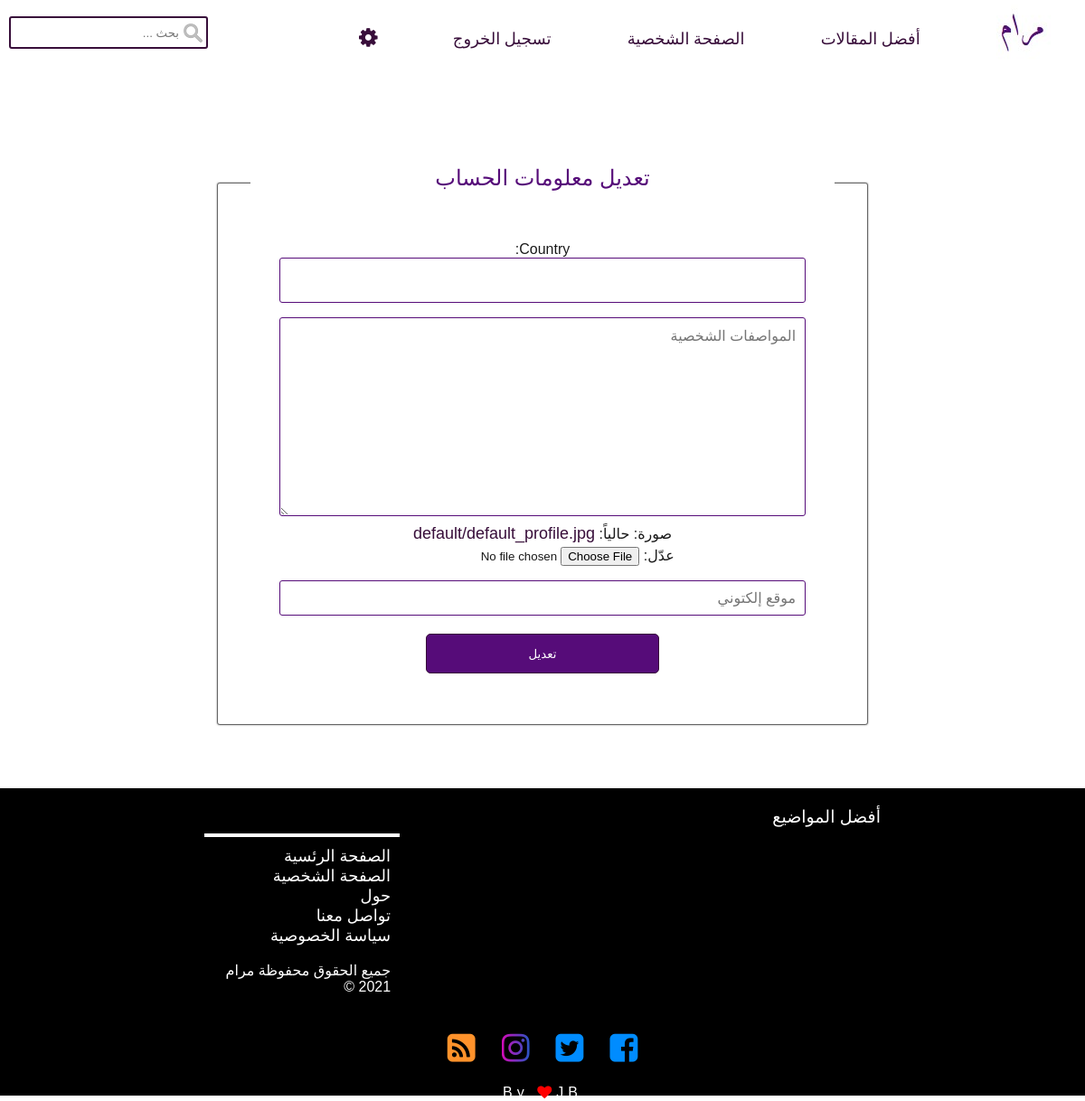
/profile/update/profile/ (signed in), run on an earlier commit of the app's database.
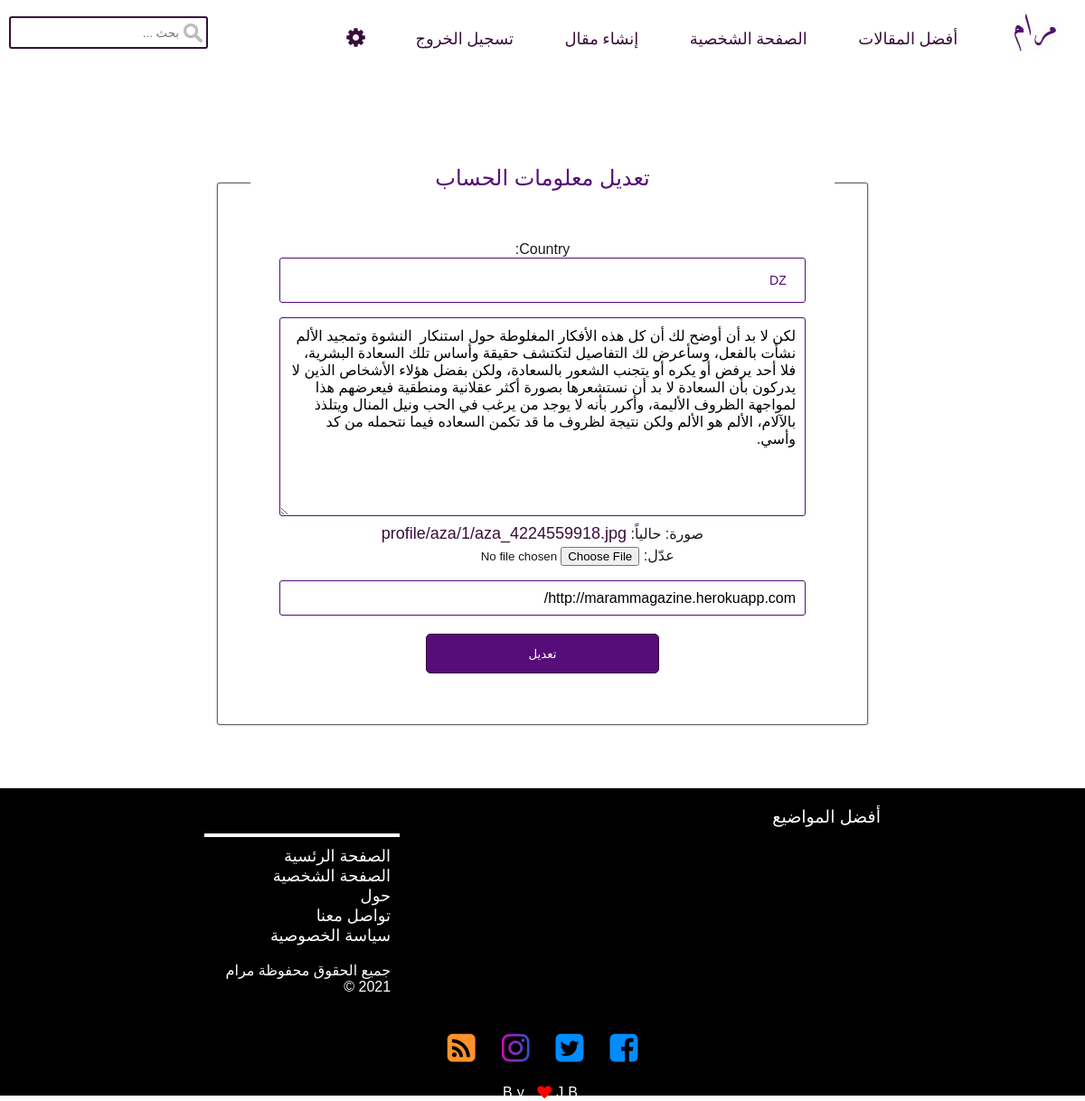
And on a later commit of the database.
### profiles/models.py (models this page shows, shortened)
class Profile(models.Model):
    id = models.UUIDField(default=uuid4, primary_key=True, editable=False)
    ip = models.GenericIPAddressField(null=True, editable=False)
    first_ip = models.GenericIPAddressField(editable=False, null=True)
    country = CountryField(_('البلد'), blank=True)
    bio = models.TextField(_('المواصفات الشخصية'), blank=True)
    user = models.OneToOneField(get_user_model(),
                                on_delete=models.CASCADE,
                                related_name='profile'
                                )
    super_profile = models.BooleanField(default=False)
    photo = models.ImageField(_('صورة'),
                              default='default/default_profile.png', upload_to=img_func_profile)
    created = models.DateTimeField(_("كتب في "), auto_now_add=True)
    updated = models.DateTimeField(_("عدل في"), auto_now=True)
    website = models.URLField(_('موقع إلكتوني'), blank=True)
    class Meta:
        ordering = ['-created']

### profiles/views.py (the view, shortened to what this page needs)
# urls.py: path('update/profile/', update_info_profile, name='update_info_profile'),
@ login_required
def update_info_profile(request):
    if request.user.id is None:
        return redirect('login')
    form = ProfileForm(instance=request.user.profile)
    return render(request, 'profiles/update_profile.html', {'form': form})

### profiles/forms.py
class ProfileForm(forms.ModelForm):
    bio = forms.CharField(label='', required=False, widget=forms.Textarea(attrs={
        'placeholder': 'المواصفات الشخصية', 'class': 'forms',
        "cols": 10,
        "rows": 2,
    }))
    website = forms.CharField(label='', required=False,  widget=forms.TextInput(attrs={
        'placeholder': 'موقع إلكتوني', 'class': 'forms'
    }))
    class Meta:
        model = Profile
        fields = 'country',  'bio', 'photo', 'website'
        widgets = {'country': CountrySelectWidget()}

### templates/profiles/update_profile.html (shortened to what this page needs)
{% extends "base.html" %}
{% block content %}
<div class="root_forms">
    <p class="form_label">تعديل معلومات الحساب</p>
    <form method="POST" enctype="multipart/form-data">
        {{ form.as_p }}
        <input type="submit" value="تعديل" class="submit">
    </form>
</div>
{% endblock %}

### templates/base.html (shortened to what this page needs)
<!DOCTYPE html>
{% load static %}
{% load i18n %}
<html lang="ar-DZ ">
<head>
    <link rel="stylesheet" href="{% static 'css/_base.css' %}">
    <link rel="stylesheet" href="{% static 'css/font-awesome-4.7.0/css/font-awesome.min.css' %}">
    <link rel="stylesheet" href="{% static 'flags/sprite-hq.css' %}" />
</head>
<body style="direction: rtl;">
    {% include 'layout/navbar.html'%}
    <div class="root">
        {% block content %}
        {% endblock %}
    </div>
    {% include 'layout/footer.html'%}
</body>
</html>

### templates/layout/navbar.html (shortened to what this page needs)
{% load static %}
<nav>
    {% block search %}
    <form action="{% url 'search' %}" method="GET" class='search_form'>
        <input name="q" type="search" placeholder="بحث ..." aria-label="Search">
    </form>
    {% endblock %}
    <ul class="links">
        <li>
            <p><a href="{% url  'posts' %}" id="home"><img src="{% static 'imgs/brand.jpg' %}"></a></p>
        </li>
        <li><a href="{% url 'top_posts' %}">أفضل المقالات</a></li>
        {% if request.user.is_authenticated %}
        <li><a href="{% url  'profile' request.user.profile.id %}">الصفحة الشخصية</a></li>
        {% if request.user.profile.super_profile %}
        <li><a href="{% url 'create_post' %}">إنشاء مقال</a></li>
        {% endif %}
        <li><a href="{% url  'logout' %}">تسجيل الخروج</a></li>
        {% else %}
        {% if 'login' in request.path %}
        <li><a href="{% url  'signup' %}">إنشاء حساب</a></li>
        {% else %}
        <li><a href="{% url  'login' %}">تسجيل الدخول </a></li>
        {% endif %}
        {% endif %}
        {% if request.user.is_authenticated %}
        <ul>
            <a href="{% url 'settings' %}" class="settings_full"> <i class=" fa fa-cog fa-lg"
                    aria-hidden="true"></i></a>
        </ul>
        {% endif %}
    </ul>
</nav>

### templates/layout/footer.html (shortened to what this page needs)
<footer class="nav-footer">
    <div id="footer_top">
        <p>أفضل المواضيع </p>
    </div>
    <div id="et-footer-nav">
        <div>
            <ul id="menu-info-menu" class="bottom-nav">
                <li><a href="{% url 'posts' %}">الصفحة الرئسية</a></li>
                <li>
                    {% if user.is_authenticated %}
                    <a href="{% url  'profile' request.user.profile.id %}">الصفحة الشخصية</a>
                    {% endif %}
                </li>
                <li><a href="{% url 'about_us' %}">حول</a></li>
                <li><a href="#">تواصل معنا</a></li>
                <li><a href="{% url 'policy' %}"> سياسة الخصوصية</a></li>
                <br>
                <li>
                    <p>جميع الحقوق محفوظة مرام {% now "Y" %} &copy;</p>
                </li>
            </ul>
        </div>
    </div>
    <div id="footer-bottom">
        <div>
            <ul>
                <li>
                    <a href="https://www.facebook.com/Jackbill" class="icon">
                        <i class="fa fa-facebook-square fa-2x"></i>
                    </a>
                </li>
                <li>
                    <a href="https://www.facebook.com/Jackbill" class="icon">
                        <i class="fa fa-twitter-square fa-2x"></i>
                    </a>
                </li>
                <li>
                    <a href=" https://twitter.com/Jackbill" class="icon">
                        <i class="fa fa-instagram fa-2x insta"></i>
                    </a>
                </li>
                <li>
                    <a href="{% url 'post_feed' %}" class="icon">
                        <i class="fa fa-rss-square fa-2x " style="color:#ff922b"></i>
                    </a>
                </li>
            </ul>
            <div id="footer-info">By <i class="fa fa-heart " style="color: red;"></i>JB</div>
        </div>
    </div>
</footer>

### static/css/_base.css (style rules this page uses)
* { box-sizing: border-box; margin: 0; padding: 0; border: none; text-decoration: none; }
i { cursor: pointer; }
ul { list-style: none; }
a, a:visited { text-decoration: none; color: rgb(0, 140, 255); font-size: 18px; }
.root { font-family: "Comic Sans MS", Arial, Helvetica, sans-serif; color: rgba(0, 0, 0, 0.9); display: block; width: 100%; margin: 70px auto; max-width: 1224px; padding-top: 60px; }
h2, h4, .logout a, #title, .insta { font-size: 1.5em; background: linear-gradient(to left, rgb(38, 85, 195), rgb(211, 10, 184)); -webkit-background-clip: text; -moz-background-clip: text; -o-background-clip: text; background-clip: text; -webkit-text-fill-color: transparent; cursor: pointer; text-align: center; margin-bottom: 3px; text-decoration: none; }
.root_forms, .logout { width: 60%; padding: 3%; border: 1px solid #666; border-radius: 3px; box-shadow: 0px 0px 2px #777; margin: 20px auto; background-color: white; text-align: center; }
#id_bio { height: 220px; }
.form_label { text-align: center; font-size: 24px; position: relative; top: -56px; font-family: Arial, Helvetica, sans-serif; color: rgb(86, 12, 121); background-color: white; }
.submit { cursor: pointer; padding: 0.5rem 1.5rem; background-color: rgb(86, 12, 121); border: 1px solid rgb(56, 14, 58); color: white; border-radius: 5px; text-decoration: none; margin: 20px auto; height: 44px; width: 40%; }
.forms { font: inherit; width: 40%; background-color: #f9f9f9; border: 1px solid rgb(86, 12, 121); border-radius: 3px; padding: 0.6rem; margin-top: 16px; background-color: white; }
.root_forms form .forms { width: 90%; height: 100%; }
.root_forms a { color: rgb(56, 14, 58); line-height: 30px; }
nav { height: 50px; max-width: 1248px; z-index: 101; margin: 2px auto; }
.links { display: flex; justify-content: space-around; align-items: center; -webkit-gap: 8px; -moz-gap: 8px; -ms-gap: 8px; -o-gap: 8px; gap: 8px; height: 10vh; width: 70%; list-style: none; }
.links li { font-size: 1rem; padding: 1px; border-top: 2px solid transparent; transition: all 0.3s ease; display: inline; float: left; }
.links li a, .settings i, .settings_full i { color: rgb(56, 14, 58); }
.settings_full { float: left; }
nav form input[type="search"] { border: rgb(56, 14, 58) 2px solid; border-radius: 3px; height: 36px; width: 220px; box-sizing: border-box; background-repeat: no-repeat; background-position: 98% 6px; float: left; padding: 12px 30px 12px 40px; margin-left: 10px; background-image: url("../imgs/s_icon.png"); }
nav form { position: relative; top: 16px; }
#id_country { width: 90%; padding: 16px 20px; border: 1px solid rgb(86, 12, 121); border-radius: 3px; background-color: white; color: rgb(86, 12, 121); font-size: 14px; }
.nav-footer { position: relative; top: 100%; max-width: 1248px; margin: 0 auto; margin-top: 20px; height: 340px; background-color: #000; display: grid; padding: 20px; font-family: Arial, Helvetica, sans-serif; color: white; }
#footer_top { grid-column: span 6; margin: 0 auto; }
#footer_top p, .tag a { text-align: right; padding-bottom: 20px; font-size: 19px; }
#footer-info { text-align: center; }
#footer-bottom { margin: 0 auto; grid-column: span 12; }
#footer-info { margin-top: 20px; letter-spacing: 5px; }
#footer-bottom ul li { display: inline; margin: 12px; }
#et-footer-nav { grid-column: span 6; }
#et-footer-nav { border-top: 4px solid white; width: 216px; margin: 30px auto; }
.bottom-nav { padding: 10px; }
.bottom-nav li a { color: white; text-align: right; }
@media (max-width: 1400px) { .nav-footer { width: 100%; } }

What changed in the data, as far as the page shows it:
changed Profile: super_profile False → True (drawn); country (not shown) → "DZ"; bio (not shown) → "لكن لا بد أن أوضح لك أن كل هذه الأفكار المغلوطة حول استنكار النشوة وتمجيد الألم نشأت بالفعل، وسأعرض لك التفاصيل لتكتشف حقيقة وأساس تلك السعادة البشرية، فلا أحد يرفض أو يكره أو يتجنب الشعور بالسعادة، ولكن بفضل هؤلاء الأشخاص الذين لا يدركون بأن السعادة لا بد أن نستشعرها بصورة أكثر عقلانية ومنطقية فيعرضهم هذا لمواجهة الظروف الأليمة، وأكرر بأنه لا يوجد من يرغب في الحب ونيل المنال ويتلذذ بالآلام، الألم هو الألم ولكن نتيجة لظروف ما قد تكمن السعاده فيما نتحمله من كد وأسي."; website (not shown) → "http://marammagazine.herokuapp.com/"
Also different on the page:
text no longer shown: "Country: صورة: حالياً: default/default_profile.jpg عدّل:"
text now shown: "إنشاء مقال Country: صورة: حالياً: profile/aza/1/aza_4224559918.jpg عدّل:"
